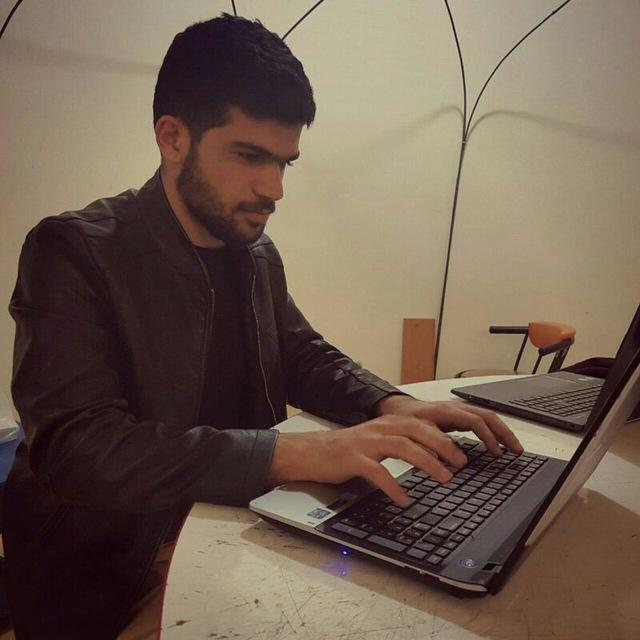
#> input picture micWebserver/me.jpg, 640 x 640 px, found by its file name
$ jupyter execute main.ipynb   (older library calls are emulated)
#> lines starting #> are read from the running program, lines starting #| are printed output that depends on the picture; after the words box and inside, x2 and y2 are one past the last pixel; in counts of white or black regions, pixels touching at a corner belong together
start opencv project
session 1

[cell 1]
import cv2
import matplotlib.pyplot as plt
# import normal
pic1 = cv2.imread('me.jpg')
#> pic1 is the input picture: shape (640, 640, 3); mean B, G, R 79.8, 93.9, 112.1
# import gray scale
pic2 = cv2.imread('me.jpg', cv2.IMREAD_GRAYSCALE)
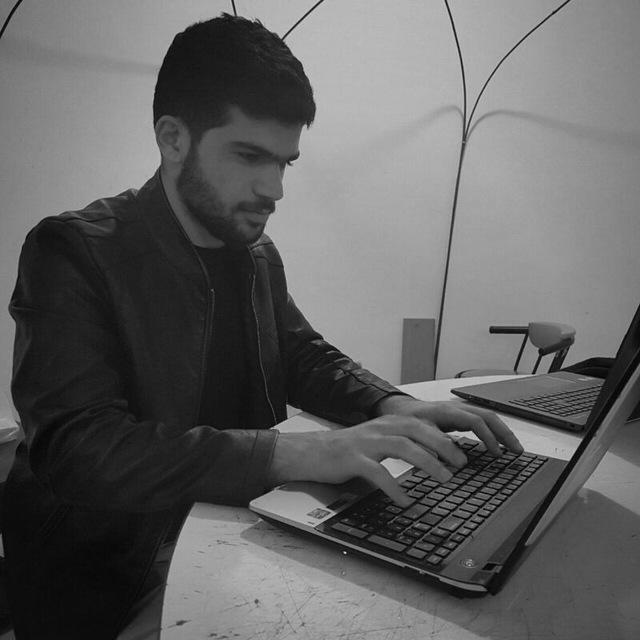
#> pic2: shape (640, 640); min 0, max 225, mean 97.7
# import colord
pic3 = cv2.imread('me.jpg', cv2.IMREAD_COLOR)
# import not change
pic4 = cv2.imread('me.jpg', cv2.IMREAD_UNCHANGED)
# show pic < 1 name of window and 2 is pic

[cell 2]
# [11 lines of commented-out code are left out]
plt.imshow(pic1)
plt.title('pic1')
# cv2.imwrite('gray2.png',pic2)
# to wait window
# cv2.waitKey(0)

change color of image to gray and hsv

[cell 3]
hsv=cv2.cvtColor(pic1,cv2.COLOR_BGR2HSV)
#> hsv: shape (640, 640, 3); mean H, S, V 51.4, 90.9, 112.1
gray=cv2.cvtColor(pic1,cv2.COLOR_BGR2GRAY)
cv2.imshow('hsv',hsv)
cv2.imshow('gray',gray)
cv2.waitKey(0)

Getting edges
with bilateralFilter

[cell 4]
import cv2
pic1 = cv2.imread('1.jpg')
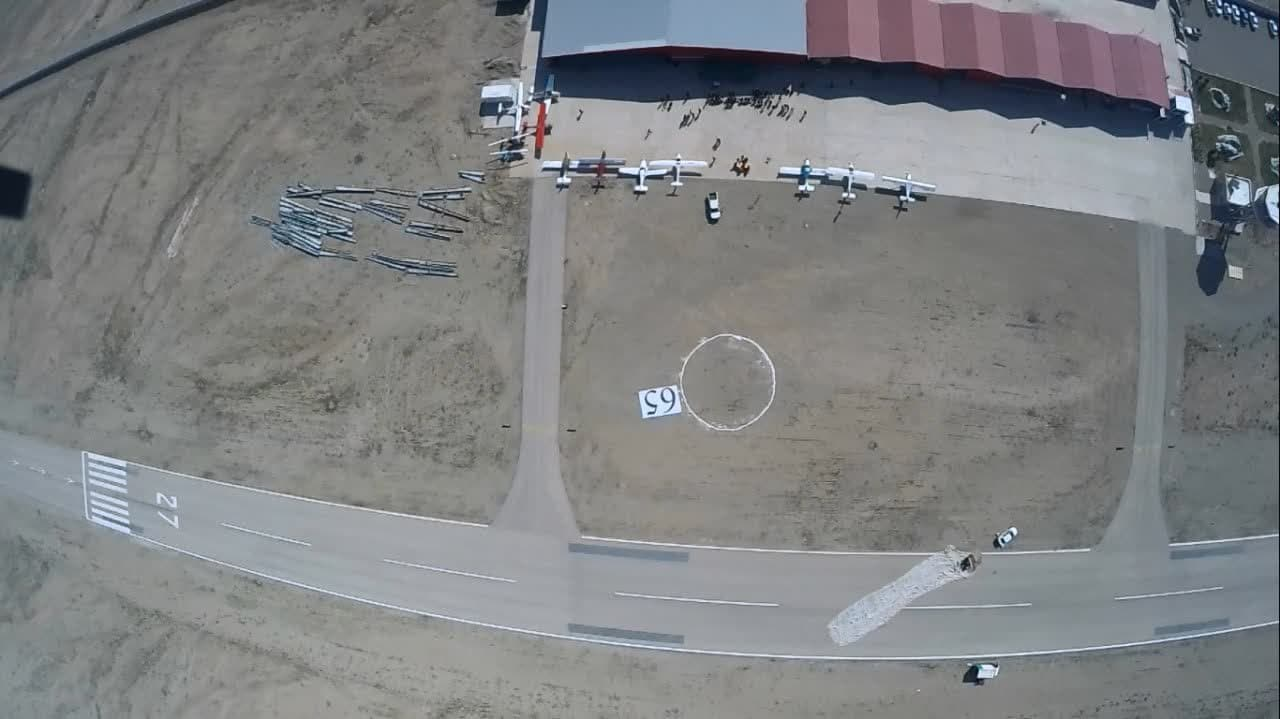
#> input picture imageProcessing/1.jpg, 1280 x 719 px
#> pic1 is the input picture: shape (719, 1280, 3); mean B, G, R 130.7, 129.1, 126.9
bilater=cv2.bilateralFilter(pic1,50,75,75)
cv2.imshow('bilatter',bilater)
cv2.imshow('pic1',pic1)
cv2.waitKey(0)

Dilation

[cell 5]
import numpy as np
kernel=np.ones((10,10),np.uint8)
dilation=cv2.dilate(bilater,kernel)
cv2.imshow('dilation',bilater)
cv2.imshow('pic1',pic1)
cv2.waitKey(0)

Laplacian

[cell 6]
laplacian=cv2.Laplacian(bilater,cv2.CV_64F)
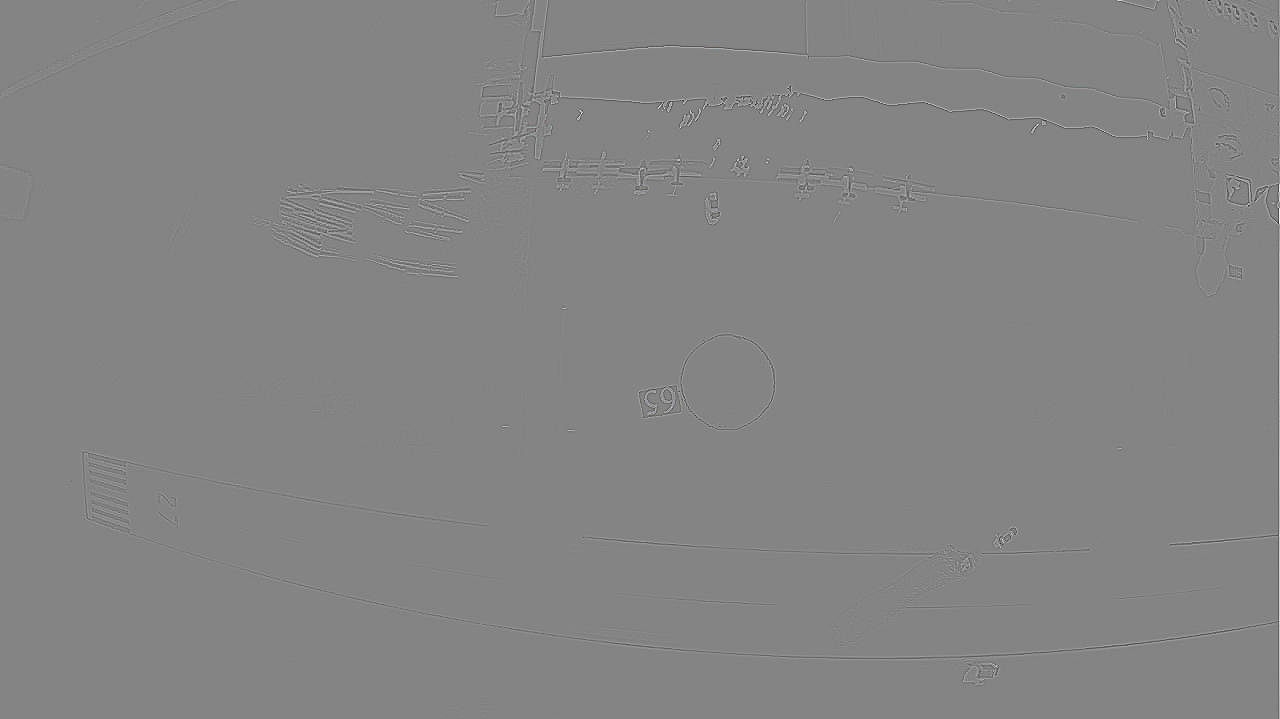
#> laplacian: shape (719, 1280, 3) float64; mean B, G, R 0.1, 0.1, 0.1; drawn with min black and max white
cv2.imshow('Laplacian',laplacian)
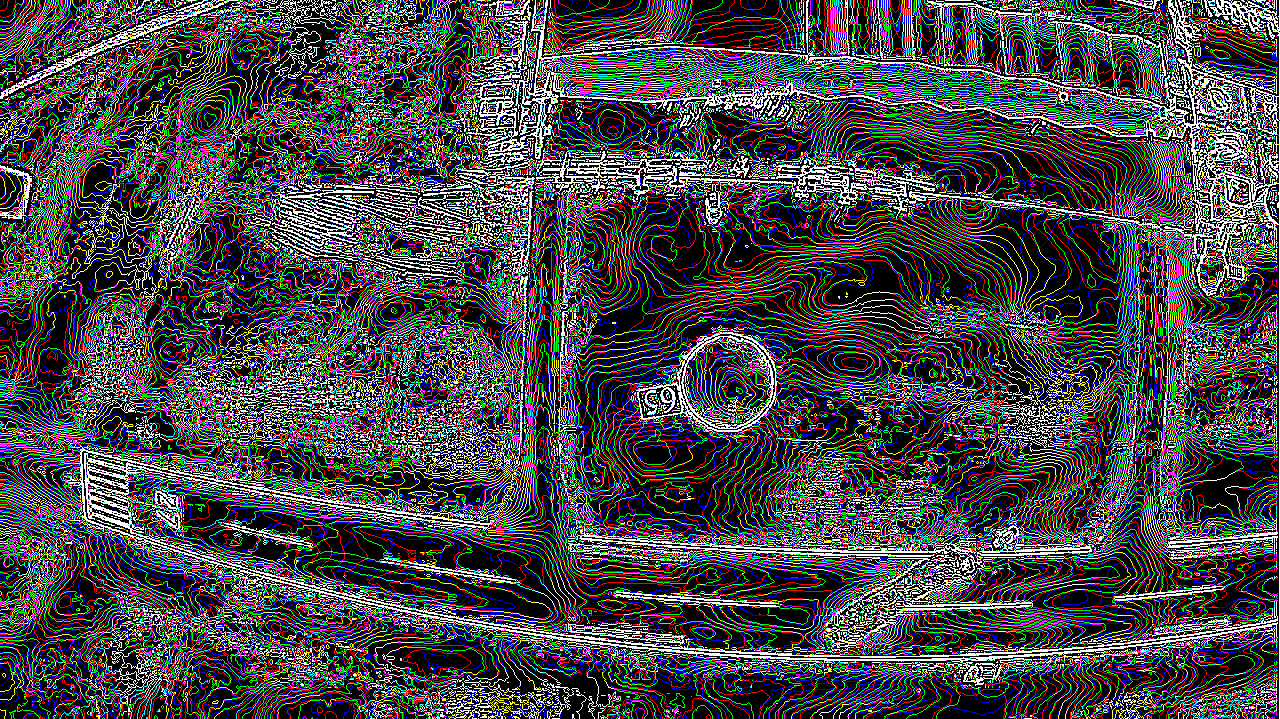
#> window 'Laplacian': shape (719, 1280, 3); mean B, G, R 70.4, 68.2, 68.8
cv2.imshow('pic1',pic1)
cv2.waitKey(0)

Canny

[cell 7]
import matplotlib.pyplot as plt
canny=cv2.Canny(bilater,100,200)
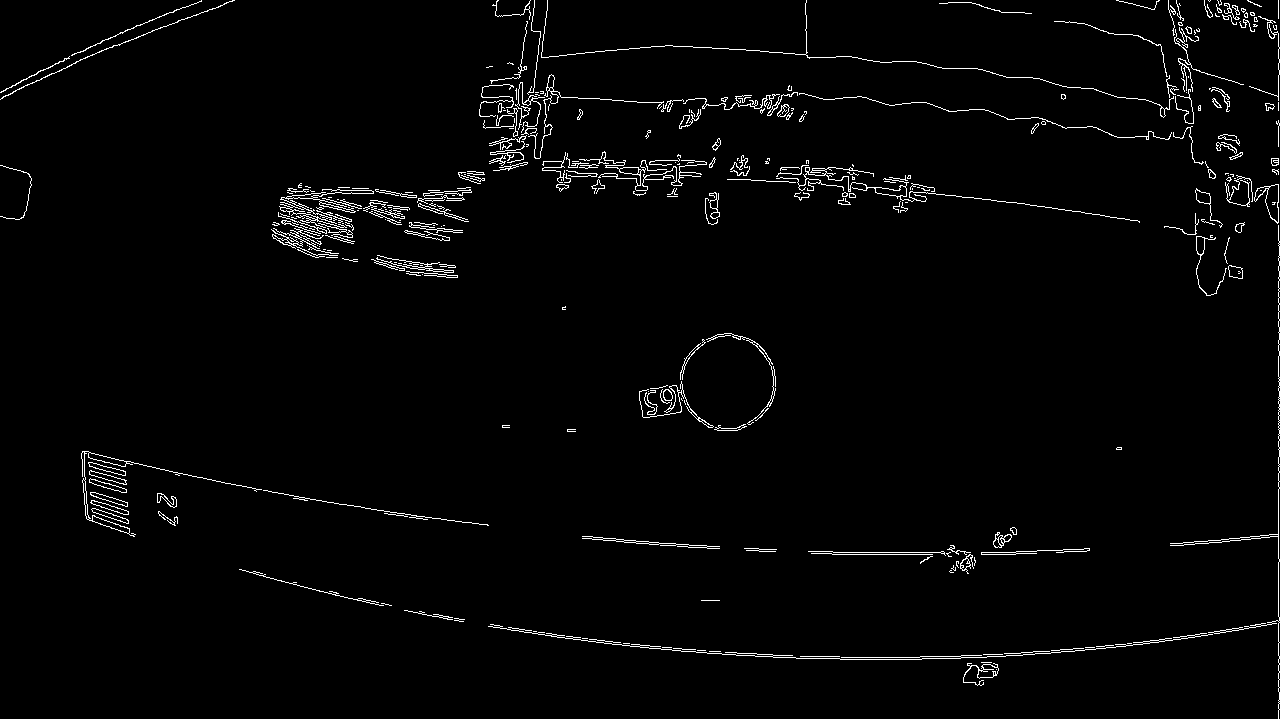
#> canny: shape (719, 1280); 2.1% white in thin lines or dots
# cv2.imshow('canny',canny)
# cv2.imshow('pic1',pic1)
# cv2.waitKey(0)
plt.imshow(cv2.cvtColor(canny, cv2.COLOR_BGR2RGB))

[cell 8]
# Find contours based on Edges
cnts = cv2.findContours(canny.copy(), cv2.RETR_LIST, cv2.CHAIN_APPROX_SIMPLE)[0]
#> cnts = 529 contours, 395 with area under 20; largest, box (x1, y1, x2, y2) and area: (81, 451, 262, 537) 496, (1254, 184, 1279, 224) 454, (279, 189, 374, 238) 379, (1265, 184, 1279, 223) 357, (776, 167, 1140, 223) 310
cnts=sorted(cnts, key = cv2.contourArea, reverse = True)[:30] #sort contours based on their area keeping minimum required area as '30' (anything smaller than this will not be considered)
#> cnts = 30 contours; largest, box (x1, y1, x2, y2) and area: (81, 451, 262, 537) 496, (1254, 184, 1279, 224) 454, (279, 189, 374, 238) 379, (1265, 184, 1279, 223) 357, (776, 167, 1140, 223) 310
NumberPlateCnt = None #we currently have no Number plate contour

# loop over our contours to find the best possible approximate contour of number plate
count = 0
for c in cnts:
        peri = cv2.arcLength(c, True)
        approx = cv2.approxPolyDP(c, 0.02 * peri, True)
        if len(approx) == 4:  # Select the contour with 4 corners
            NumberPlateCnt = approx #This is our approx Number Plate Contour
            x,y,w,h = cv2.boundingRect(c)
            ROI = pic1[y:y+h, x:x+w]
            break
#> this loop made 3 passes
#> (peri, NumberPlateCnt, x, y, w, h) on pass 3: (1242.7, [[281, 197], [352, 237], [281, 198], [373, 191]], 279, 189, 95, 49)
#> peri on passes 1 to 2: 762, 138.9

if NumberPlateCnt is not None:
    # Drawing the selected contour on the original image
    cv2.drawContours(pic1, [NumberPlateCnt], -1, (0,255,0), 3)
#> pic1: shape (719, 1280, 3); 0.1% of pixels changed, all inside (x1, y1, x2, y2) = (279, 189, 376, 240)

[cell 9]
plt.imshow(cv2.cvtColor(pic1, cv2.COLOR_BGR2RGB))
plt.title("Detected license plate")
plt.show()

[cell 10]
# Find bounding box and extract ROI
plt.imshow(ROI)
plt.title("Extracted license plate")
plt.show()
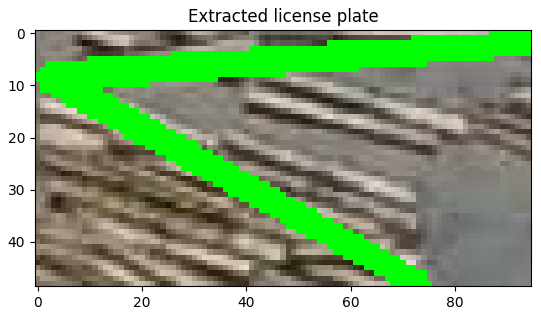
#> figure drawn by matplotlib, 1 panel; B, G, R data is drawn as R, G, B

[cell 11]
# Distance between (x1, y1) and (x2, y2)
def dist(x1, x2, y1, y2):
    return ((x1-x2)**2+(y1-y2)**2)**0.5

[cell 12]
idx=0
m=0
# To find the index of coordinate with maximum y-coordinate
for i in range(4):
    if NumberPlateCnt[i][0][1]>m:
        idx=i
        m=NumberPlateCnt[i][0][1]
#> this loop made 4 passes
#> m on passes 1 to 2: 197, 237
#> after the loop, idx = 1; m = 237

# Assign index to the previous coordinate
if idx==0:
    pin=3
else:
    pin=idx-1
#> pin = 0

# Assign index to the next coordinate
if idx==3:
    nin=0
else:
    nin=idx+1
#> nin = 2

# Find distances between the acquired coordinate and its previous and next coordinate
p=dist(NumberPlateCnt[idx][0][0], NumberPlateCnt[pin][0][0], NumberPlateCnt[idx][0][1], NumberPlateCnt[pin][0][1])
#> p = 81.49
n=dist(NumberPlateCnt[idx][0][0], NumberPlateCnt[nin][0][0], NumberPlateCnt[idx][0][1], NumberPlateCnt[nin][0][1])
#> n = 81.01

# The coordinate that has more distance from the acquired coordinate is the required second bottom-most coordinate
if p>n:
    if NumberPlateCnt[pin][0][0]<NumberPlateCnt[idx][0][0]:
        left=pin
#> left = 0
        right=idx
#> right = 1
    else:
        left=idx
        right=pin
    d=p
#> d = 81.49
else:
    if NumberPlateCnt[nin][0][0]<NumberPlateCnt[idx][0][0]:
        left=nin
        right=idx
    else:
        left=idx
        right=nin
    d=n
print(left, right)
#| 0 1

[cell 13]
import cv2
import matplotlib.pyplot as plt

pic1 = cv2.imread('1.jpg')
bilater=cv2.bilateralFilter(pic1,50,75,75)
canny=cv2.Canny(bilater,100,200)
print(canny[0])
#> (printed output is left out)
# cv2.mwrite(canny,'')
# plt.imshow(cv2.cvtColor(canny, cv2.COLOR_BGR2RGB))

get picture

[cell 14]
from ast import literal_eval
import numpy as np
import matplotlib.pyplot as plt
import cv2

s=(720,607)
pic=open('canny.txt','r')
#> (reads imageProcessing/canny.txt from the repository)
test=np.zeros(s)
line=pic.readline()
line=literal_eval(line)
for i in line:
    tmp=i.split('.')
    test[int(tmp[0])][int(tmp[1])]=255

plt.imshow(test)
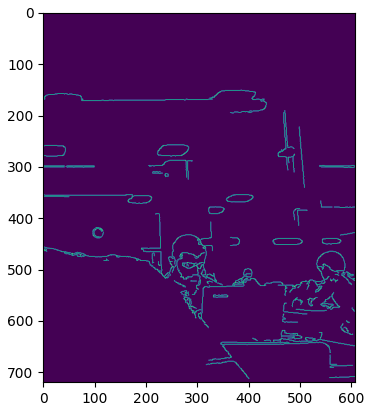
#> figure drawn by matplotlib, 1 panel
